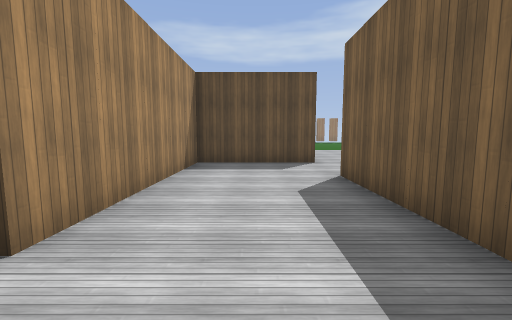
[1] (above)

12 first-person views from a walk through a Godot game level. The camera is 1.5 m above the floor, tilts 6° down and sees 90° across. The floor is counted in squares, 2 m on a side. Each view is taken from the middle of a square. On the plan, view 1 faces up. The plan holds only what a view shows up to about 9 squares ahead; the rest is blank. Characters and animated objects are not drawn. Some surface patterns are stand-ins.

[2]
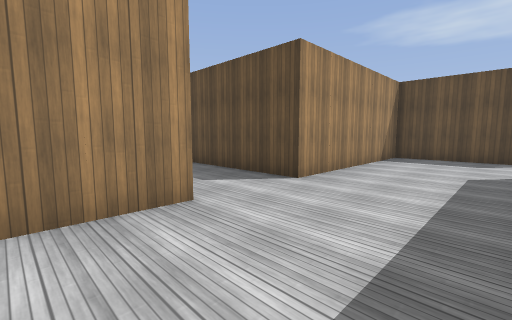

[3]
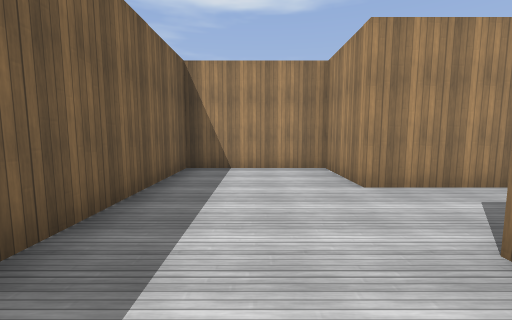

[4]
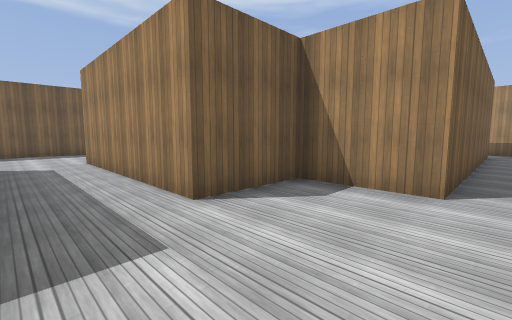

[5]
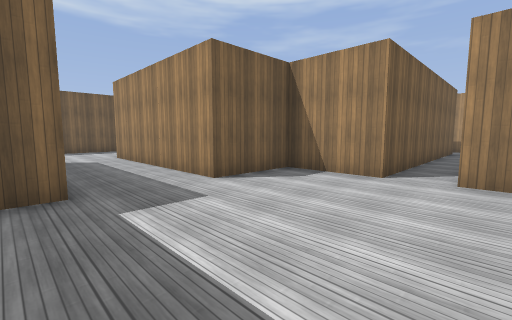

[6]
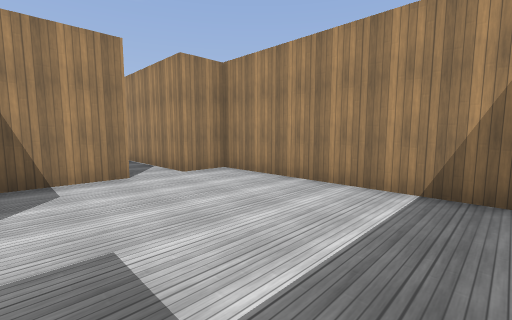

[7]
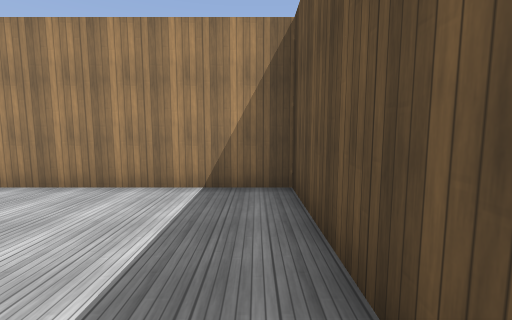

[8]
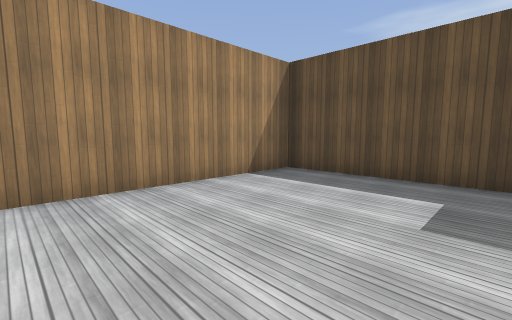

[9]
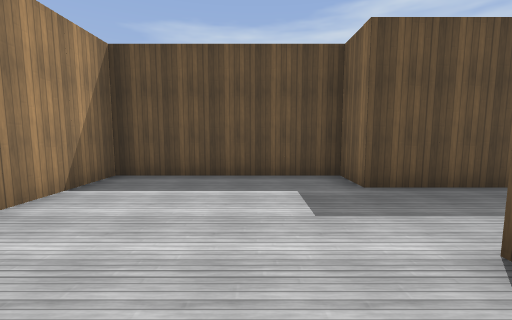

[10]
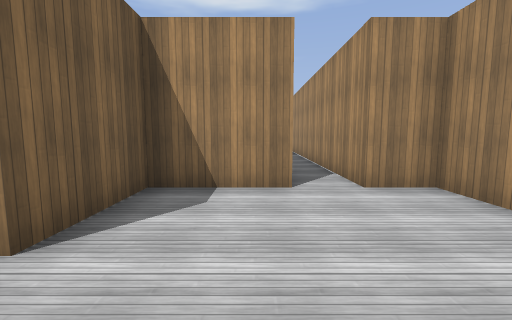

[11]
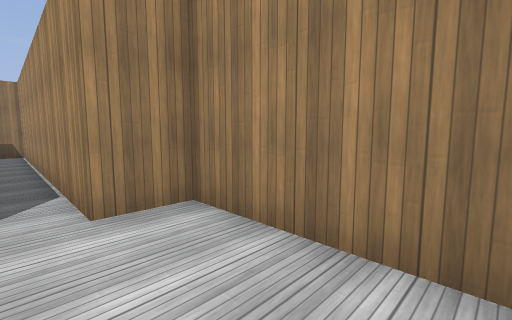

[12]
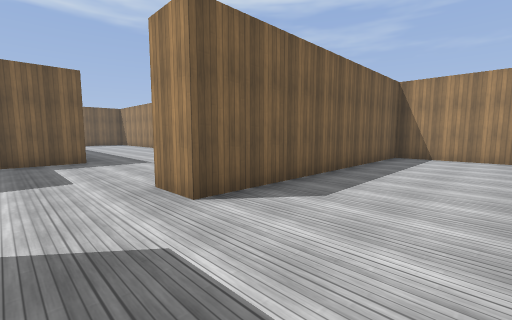

### Floor plan
Ten units are one square. View 1 is at (0, 0); x grows to the right and y downward. Boxes are objects, and circles mark ways between rooms. Rooms are numbered by the first view taken in them; rooms with no view inside come last. Other rooms are left out.
<svg viewBox="-110 -70 140 105">
<path fill="none" stroke="#000" d="M-15 5 -15 25 15 25 15 -45 25 -45M16 -65 -15 -65 -15 -15M-85 25 -65 25 -65 5 -15 5M-15 -15 -65 -15 -65 -25 -105 -25 -105 25 -95 25"/>
<circle cx="-15" cy="-5" r="3" fill="#2a7"/>
<text x="0" y="-20">1</text>
<text x="-70" y="0">2</text>
</svg>
Room 1 opens to room 2.

Where each view was taken, in squares from view 1:
view 1: 0 up, 0 right, facing up
view 2: 2 down, 1 right, facing up-left
view 3: 3 up, 0 right, facing down
view 4: 1 up, 9 left, facing down-right
view 5: 2 up, 10 left, facing down-right
view 6: 2 up, 7 left, facing down-left
view 7: 2 up, 7 left, facing left
view 8: 2 down, 7 left, facing up-left
view 9: 2 down, 8 left, facing up
view 10: 1 up, 8 left, facing down
view 11: 0 up, 9 left, facing down-left
view 12: 6 up, 1 left, facing down-right
